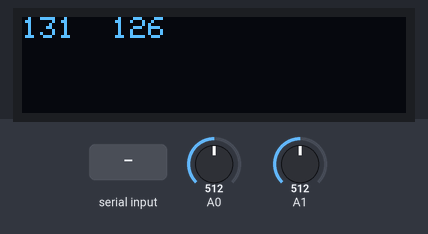
This sketch was run on a simulated Arduino Uno, built with avr-gcc and run on an emulated ATmega328P. Parts: 128×32 one-colour display. The inputs (shaded band) are chosen by the test bench; at power-on: A0 = 512, A1 = 512. What the sketch prints to the serial monitor is not drawn.

Above: at 1.2 s.
1.3 s: "1" received over Serial
At 2.0 s:
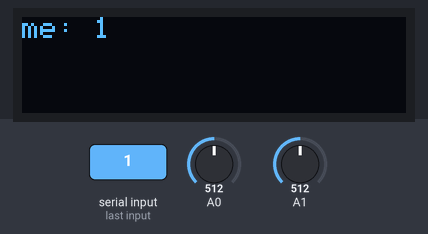
4.3 s: A0 set to 716
At 5.5 s:
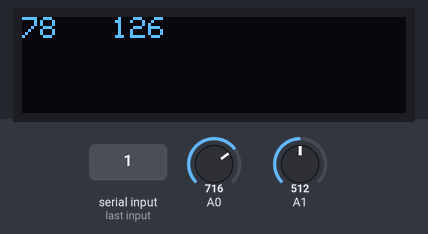
5.8 s: A1 set to 716
At 6.4 s:
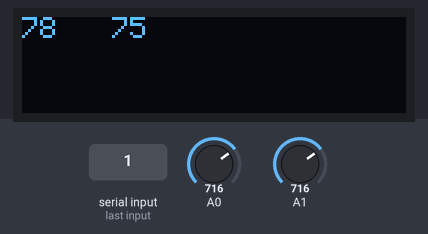
7.3 s: "0" received over Serial
At 7.8 s:
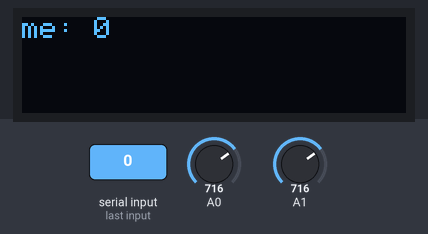
10.3 s: A0 set to 900
At 11.0 s:
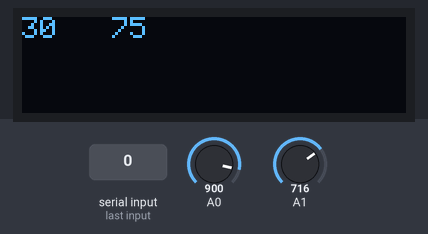
11.8 s: A1 set to 1023
At 12.4 s:
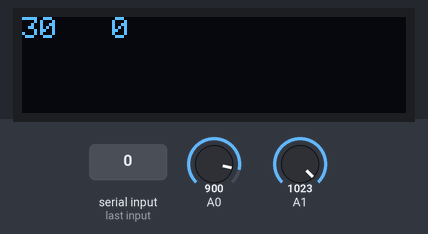
Timing chart, 0 to 14.3 s (numbered marks = the images above; inputs shaded):
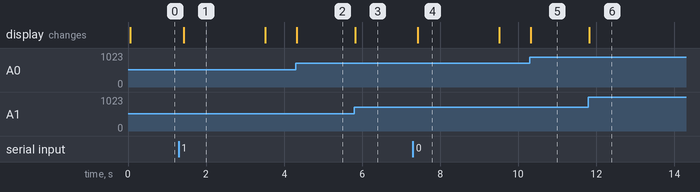

Measured:
- after the input at 1.3 s, the display: changes after 0.12 s (image 1)
- after the input at 4.3 s, the display: changes at once (image 2)
- after the input at 5.8 s, the display: changes at once (image 3)
- after the input at 7.3 s, the display: changes after 0.12 s (image 4)
- after the input at 10.3 s, the display: changes at once (image 5)
- after the input at 11.8 s, the display: changes at once (image 6)
- what the display in image 1 shows lasts 2.1 s, from 1.4 s to 3.5 s

The sketch:

oled_test0.ino
```cpp
//#include <SPI.h>
//#include <Wire.h>
//#include <Adafruit_GFX.h>
//#include <Adafruit_SSD1306.h>
//
//Adafruit_SSD1306 display = Adafruit_SSD1306(128, 32, &Wire);
//
//void setup() {
//  Serial.begin(9600);
//
//  //  Serial.println("OLED FeatherWing test");
//  // SSD1306_SWITCHCAPVCC = generate display voltage from 3.3V internally
//  display.begin(SSD1306_SWITCHCAPVCC, 0x3C); // Address 0x3C for 128x32
//
//  //  Serial.println("OLED begun");
//
//  // Show image buffer on the display hardware.
//  // Since the buffer is intialized with an Adafruit splashscreen
//  // internally, this will display the splashscreen.
//  //  display.display();
//  //  delay(1000);
//
//  // Clear the buffer.
//  display.clearDisplay();
//  display.display();
//
//  //  Serial.println("IO test");
//
//  //
//  //  // text display tests
//  //  display.setTextSize(1);
//  //  display.setTextColor(WHITE);
//  //  display.setCursor(0,0);
//  String s;//="ntialized with an Adafruit splashscreen";
//  //  display.println(s);
//  ////  display.setTextSize(0);
//  ////  display.println("connected!");
//  ////  display.println("IP: 10.0.1.23");
//  ////  display.println("Sending val #0");
//  //  display.setCursor(0,0);
//  //  display.display(); // actually display all of the above
//  //  display.startscrollleft(0x00, 0x0F);
//  //  delay(3000);
//}
//
//void loop() {
//  display.setCursor(0, 0);
////  String s;
//  int i = 0;
//  // when characters arrive over the serial port...
//  if (Serial.available())
//  {
//
//    display.clearDisplay();
//    // read all the available characters
//    while (Serial.available() > 0)
//    {
//      // display each character to the LCDa
// char c[50];
// for(i=0;i<50;i++)
// c[i]= Serial.read();
//      display.print(c);
//
//      display.setTextSize(1);
//      display.setTextColor(WHITE);
//
////      c[i]++;
//
////      if(c==0)
////      {
////      display.setCursor(i, 0);
////      i += 6;
////     }
////      if (c==1)
////      {
////        i=0;
////      display.setCursor(i, 6);
////      i += 6;
////
////      }
//      display.display();
//      delay(10);
//    }
////     display.startscrollright(0x00, 0x0F);
////     delay(1000);
//    display.clearDisplay();
//
//  }
//   yield();
//}
```

a1.ino
```cpp
#include <SPI.h>
#include <Wire.h>
#include <Adafruit_GFX.h>
#include <Adafruit_SSD1306.h>

Adafruit_SSD1306 display = Adafruit_SSD1306(128, 32, &Wire);


struct MyData {
  byte throttle;
  byte yaw;
  byte pitch;
  byte roll;
  byte AUX1;
  byte AUX2;
};


MyData data;

void setup() {
  Serial.begin(9600);

  //  Serial.println("OLED FeatherWing test");
  // SSD1306_SWITCHCAPVCC = generate display voltage from 3.3V internally
  display.begin(SSD1306_SWITCHCAPVCC, 0x3C); // Address 0x3C for 128x32

  //  Serial.println("OLED begun");

  // Show image buffer on the display hardware.
  // Since the buffer is intialized with an Adafruit splashscreen
  // internally, this will display the splashscreen.
  //  display.display();
  //  delay(1000);

  // Clear the buffer.
  display.setCursor(0, 0);
  display.clearDisplay();

  display.setTextSize(1);
  display.setTextColor(WHITE);
  display.println("Type something");
  display.display();

  //  Serial.println("IO test");

  //
  //  // text display tests
  //  display.setTextSize(1);
  //  display.setTextColor(WHITE);
  //  display.setCursor(0,0);
  String s;//="ntialized with an Adafruit splashscreen";
  //  display.println(s);
  ////  display.setTextSize(0);
  ////  display.println("connected!");
  ////  display.println("IP: 10.0.1.23");
  ////  display.println("Sending val #0");
  //  display.setCursor(0,0);
  //  display.display(); // actually display all of the above
  //  display.startscrollleft(0x00, 0x0F);
  //  delay(3000);
}


int mapJoystickValues(int val, int lower, int middle, int upper, bool reverse)
{
  val = constrain(val, lower, upper);
  if ( val < middle )
    val = map(val, lower, middle, 0, 128);
  else
    val = map(val, middle, upper, 128, 255);
  return ( reverse ? 255 - val : val );
}

void p(){
  data.throttle = mapJoystickValues( analogRead(A0), 13, 524, 1015, true );//y
  data.yaw      = mapJoystickValues( analogRead(A1),  1, 505, 1020, true );//x
display.clearDisplay();
Serial.println(data.throttle);
Serial.println(data.yaw);
display.setCursor(0, 0);
display.print(data.throttle);
display.setCursor(30, 0);
display.print(data.yaw);
display.display();
}

void loop() {
  p();
  display.setCursor(0, 0);
  String s;
  int i = 3;
  // when characters arrive over the serial port...

  if (Serial.available())
  {
    // wait a bit for the entire message to arrive
    delay(100);
    // clear the screen
    display.clearDisplay();

    // read all the available characters
    display.print("me: ");
    while (Serial.available() > 0)
    {
      // display each character to the LCDa
      char c = Serial.read();

      display.print(c);

      display.setTextSize(1);
      display.setTextColor(WHITE);
      if (i > 128) {
        c++;
      }
      //      if(c==0)
      //      {
      //      display.setCursor(i, 0);
      //      i += 6;
      //     }
      //      if (c==1)
      //      {
      //        i=0;
      //      display.setCursor(i, 6);
      //      i += 6;
      //
      //      }
      display.display();
      delay(80);
    }
    delay(2000);

    //    display.startscrollleft(0x00, 0x0A);
    display.clearDisplay();

  }
  //   yield();
}
```
